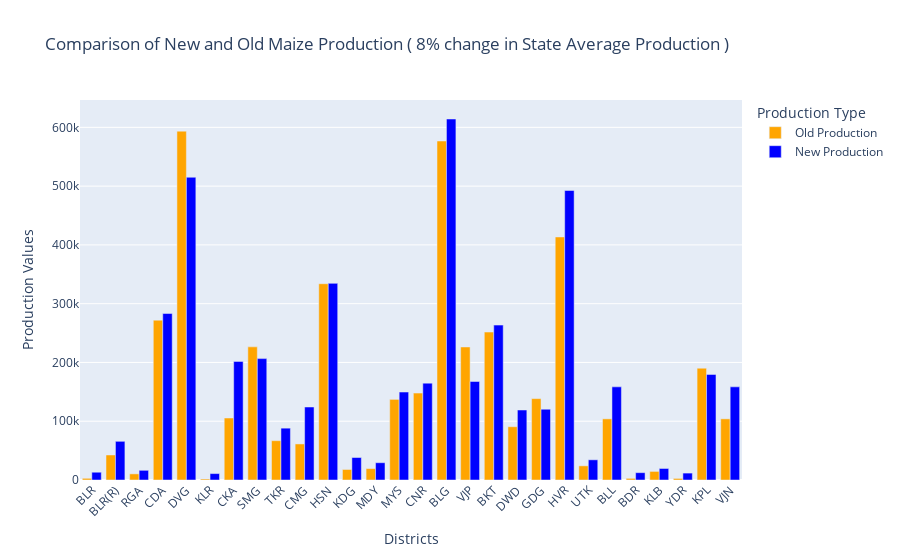

The code cell stored with this chart in its notebook:
### Code cell
new_val = filtered_rows['New_Production']
old_val = y_st['Maize_Production']

import plotly.graph_objects as go

# Define the values
new_val = filtered_rows['New_Production']
old_val = y_st['Maize_Production']
abbreviations = filtered_rows['Abbreviation']

# Create the figure
fig = go.Figure()

# Add the Old Production bars
fig.add_trace(go.Bar(
    x=abbreviations,
    y=old_val,
    name='Old Production',
    marker_color='orange'
))


# Add the New Production bars
fig.add_trace(go.Bar(
    x=abbreviations,
    y=new_val,
    name='New Production',
    marker_color='blue'
))


# Update layout for better readability
fig.update_layout(
    title='Comparison of New and Old Maize Production ( 8% change in State Average Production )',
    xaxis_title='Districts',
    yaxis_title='Production Values',
    barmode='group',  # To display bars side by side
    xaxis_tickangle=-45,  # Rotate x-axis labels for better readability
    legend_title='Production Type'
)

# Show the figure
fig.show()

### Figure 1 — Plotly figure (JSON) as saved in the notebook; plotly's stock layout.template omitted (floating-point values rounded to 4 significant figures)
{"data": [{"marker": {"color": "orange"}, "name": "Old Production", "type": "bar", "x": ["BLR", "BLR(R)", "RGA", "CDA", "DVG", "KLR", "CKA", "SMG", "TKR", "CMG", "HSN", "KDG", "MDY", "MYS", "CNR", "BLG", "VJP", "BKT", "DWD", "GDG", "HVR", "UTK", "BLL", "BDR", "KLB", "YDR", "KPL", "VJN"], "y": [2879, 42583, 10450, 271975, 593544, 1759, 105491, 226532, 66868, 61353, 333937, 17921, 19387, 137154, 147886, 576758, 226327, 251699, 90634, 138476, 413487, 24088, 104045, 2791, 14621, 2673, 190252, 104045]}, {"marker": {"color": "blue"}, "name": "New Production", "type": "bar", "x": ["BLR", "BLR(R)", "RGA", "CDA", "DVG", "KLR", "CKA", "SMG", "TKR", "CMG", "HSN", "KDG", "MDY", "MYS", "CNR", "BLG", "VJP", "BKT", "DWD", "GDG", "HVR", "UTK", "BLL", "BDR", "KLB", "YDR", "KPL", "VJN"], "y": [13230.0, 65820.0, 16490.0, 283200.0, 515100.0, 10930.0, 201800.0, 206500.0, 88210.0, 124200.0, 334600.0, 38250.0, 29410.0, 149600.0, 164800.0, 614200.0, 167600.0, 263500.0, 119100.0, 120400.0, 492600.0, 34360.0, 158500.0, 12470.0, 19610.0, 11770.0, 179600.0, 158500.0]}], "layout": {"barmode": "group", "legend": {"title": {"text": "Production Type"}}, "title": {"text": "Comparison of New and Old Maize Production ( 8% change in State Average Production )"}, "xaxis": {"tickangle": -45, "title": {"text": "Districts"}}, "yaxis": {"title": {"text": "Production Values"}}}}
